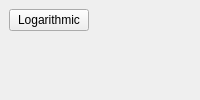
  <widget class="QDockWidget" name="histogramdock">
   <property name="sizePolicy">
    <sizepolicy hsizetype="Preferred" vsizetype="Preferred">
     <horstretch>1</horstretch>
     <verstretch>0</verstretch>
    </sizepolicy>
   </property>
   <property name="windowTitle">
    <string>Histogram</string>
   </property>
   <attribute name="dockWidgetArea">
    <number>2</number>
   </attribute>
   <widget class="QWidget" name="widget">
    <layout class="QVBoxLayout" name="verticalLayout">
     <item>
      <layout class="QHBoxLayout" name="horizontalLayout_13">
       <item>
        <widget class="QPushButton" name="histogramLog">
         <property name="toolTip">
          <string>Logarithmic histogram.</string>
         </property>
         <property name="text">
          <string>Logarithmic</string>
         </property>
         <!--
         <property name="icon">
          <iconset theme="view-object-histogram-logarithmic">
           <normaloff>.</normaloff>.</iconset>
         </property>
         -->
         <property name="checkable">
          <bool>true</bool>
         </property>
        </widget>
       </item>
       <item>
        <spacer name="horizontalSpacer_2">
         <property name="orientation">
          <enum>Qt::Horizontal</enum>
         </property>
         <property name="sizeHint" stdset="0">
          <size>
           <width>40</width>
           <height>20</height>
          </size>
         </property>
        </spacer>
       </item>
      </layout>
     </item>
     <item>
      <widget class="QArv::GLHistogramWidget" name="histogram" native="true">
       <property name="sizePolicy">
        <sizepolicy hsizetype="Expanding" vsizetype="Expanding">
         <horstretch>0</horstretch>
         <verstretch>0</verstretch>
        </sizepolicy>
       </property>
      </widget>
     </item>
    </layout>
   </widget>
  </widget>
